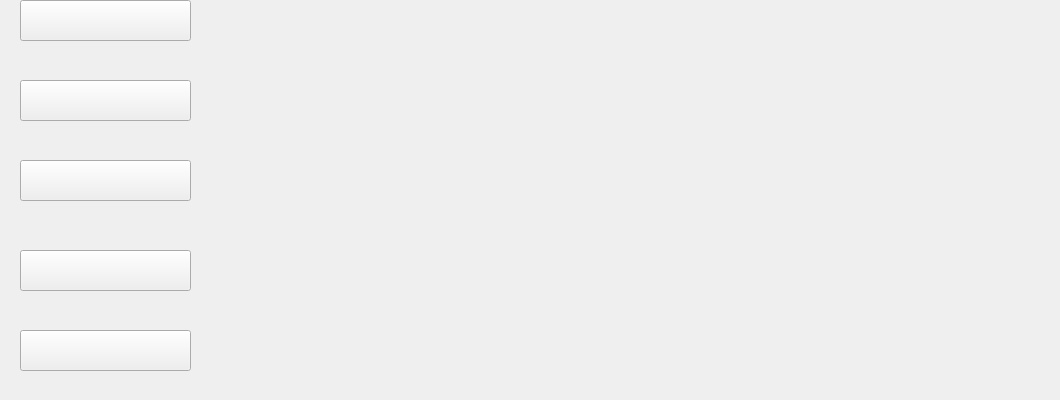
      <widget class="QWidget" name="page_22">
       <widget class="QPushButton" name="pushButton_Reclamations_2">
        <property name="geometry">
         <rect>
          <x>490</x>
          <y>150</y>
          <width>191</width>
          <height>71</height>
         </rect>
        </property>
        <property name="styleSheet">
         <string notr="true">
#pushButton_Reclamations_2 {
background-color: transparent;
border-image: url(:Reclamation.png);
background: none;
border: none;
background-repeat: none;
}
#pushButton_Reclamations_2:hover
{
   border-image: url(:Reclamation_hover.png);
}</string>
        </property>
        <property name="text">
         <string/>
        </property>
       </widget>
       <widget class="QPushButton" name="pushButton_Ressource_Materiel_2">
        <property name="geometry">
         <rect>
          <x>490</x>
          <y>320</y>
          <width>191</width>
          <height>71</height>
         </rect>
        </property>
        <property name="styleSheet">
         <string notr="true">
#pushButton_Ressource_Materiel_2  {
background-color: transparent;
border-image: url(:Ressource Materiels.png);
background: none;
border: none;
background-repeat: none;
}
#pushButton_Ressource_Materiel_2:hover
{
   border-image: url(:Ressource Materiels_hover.png);
}</string>
        </property>
        <property name="text">
         <string/>
        </property>
       </widget>
       <widget class="QPushButton" name="res_2">
        <property name="geometry">
         <rect>
          <x>20</x>
          <y>160</y>
          <width>171</width>
          <height>41</height>
         </rect>
        </property>
        <property name="styleSheet">
         <string notr="true">QPushButton#res_2
 {
                   border-image: url(:Res.png);
     }
</string>
        </property>
        <property name="text">
         <string/>
        </property>
       </widget>
       <widget class="QPushButton" name="envi_2">
        <property name="geometry">
         <rect>
          <x>20</x>
          <y>80</y>
          <width>171</width>
          <height>41</height>
         </rect>
        </property>
        <property name="styleSheet">
         <string notr="true">QPushButton#envi_2
 {
                   border-image: url(:envi.png);
     }
</string>
        </property>
        <property name="text">
         <string/>
        </property>
       </widget>
       <widget class="QPushButton" name="MenuP_2">
        <property name="geometry">
         <rect>
          <x>20</x>
          <y>0</y>
          <width>171</width>
          <height>41</height>
         </rect>
        </property>
        <property name="styleSheet">
         <string notr="true">QPushButton#MenuP_2
 {
                   border-image: url(:Menu_Principal.png);
     }
</string>
        </property>
        <property name="text">
         <string/>
        </property>
       </widget>
       <widget class="QPushButton" name="marche_2">
        <property name="geometry">
         <rect>
          <x>20</x>
          <y>330</y>
          <width>171</width>
          <height>41</height>
         </rect>
        </property>
        <property name="styleSheet">
         <string notr="true">QPushButton#marche_2
 {
                   border-image: url(:communication.png);
     }

</string>
        </property>
        <property name="text">
         <string/>
        </property>
       </widget>
       <widget class="QPushButton" name="communication_2">
        <property name="geometry">
         <rect>
          <x>20</x>
          <y>250</y>
          <width>171</width>
          <height>41</height>
         </rect>
        </property>
        <property name="styleSheet">
         <string notr="true">QPushButton#communication_2
 {
                   border-image: url(:Marche.png);
     }
</string>
        </property>
        <property name="text">
         <string/>
        </property>
       </widget>
       <widget class="QWidget" name="maintenance_clock1" native="true">
        <property name="enabled">
         <bool>true</bool>
        </property>
        <property name="geometry">
         <rect>
          <x>810</x>
          <y>150</y>
          <width>241</width>
          <height>221</height>
         </rect>
        </property>
       </widget>
      </widget>
